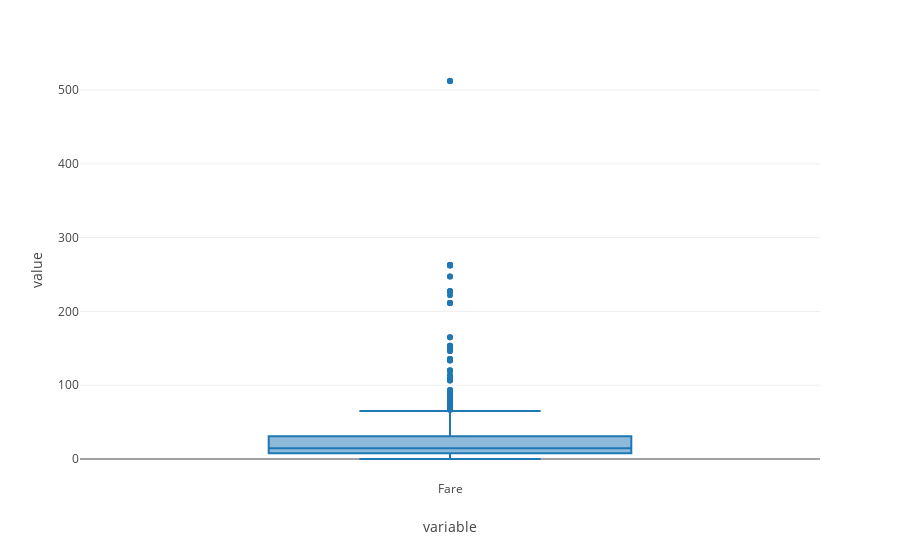

Notebook source saved alongside this figure:
### Markdown cell above
# Boxplot

### Code cell
# The boxplot
plt.figure()
plt.boxplot(df['Fare'])
plt.show()
# seaborn
plt.figure()
sns.boxplot(df['Fare'])
plt.show()

px.box(df['Fare'],template = 'none')

### Figure 1 — Plotly figure (JSON) as saved in the notebook; plotly's stock layout.template omitted (floating-point values rounded to 4 significant figures; data arrays with more than 128 entries replaced by an {"elided": "..."} marker saying what was removed)
{"data": [{"alignmentgroup": "True", "hovertemplate": "variable=%{x}<br>value=%{y}<extra></extra>", "legendgroup": "", "marker": {"color": "#1F77B4"}, "name": "", "notched": false, "offsetgroup": "", "orientation": "v", "showlegend": false, "type": "box", "x": {"elided": "891 str values"}, "x0": " ", "xaxis": "x", "y": {"elided": "891 float values"}, "y0": " ", "yaxis": "y"}], "layout": {"boxmode": "group", "legend": {"tracegroupgap": 0}, "margin": {"t": 60}, "xaxis": {"anchor": "y", "domain": [0, 1], "title": {"text": "variable"}}, "yaxis": {"anchor": "x", "domain": [0, 1], "title": {"text": "value"}}}}
